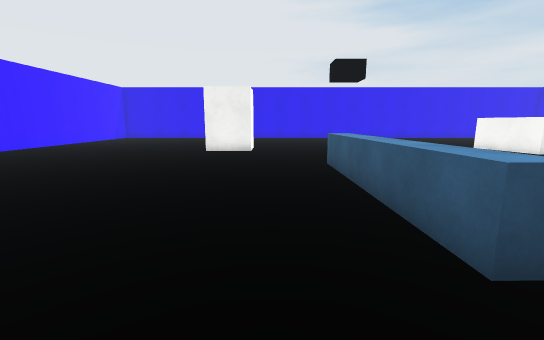
view 1 (above)

15 first-person views from a walk through a Unity game level. The camera is 1.3 m above the floor, tilts 10° down and sees 90° across. The floor is counted in squares, 1 m on a side. Each view is taken from the middle of a square. On the plan, view 1 faces up. The plan holds only what a view shows up to about 13 squares ahead; the rest is blank. The player is left out. Surface patterns are stand-ins for the level's own textures.

view 2
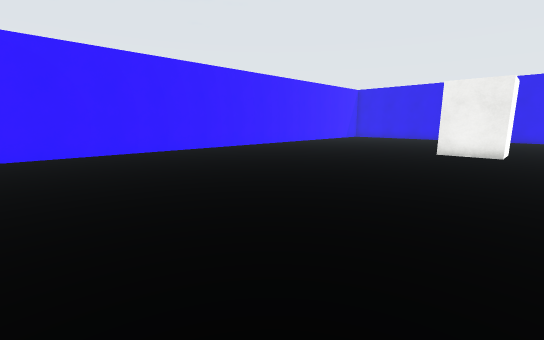

view 3
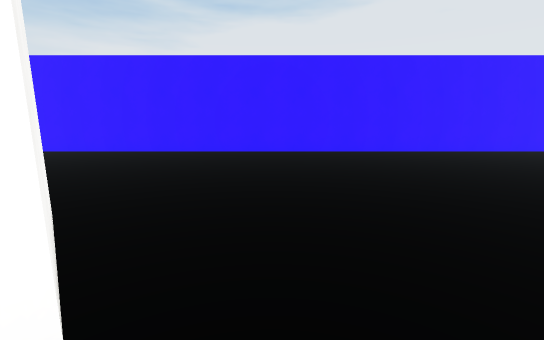

view 4
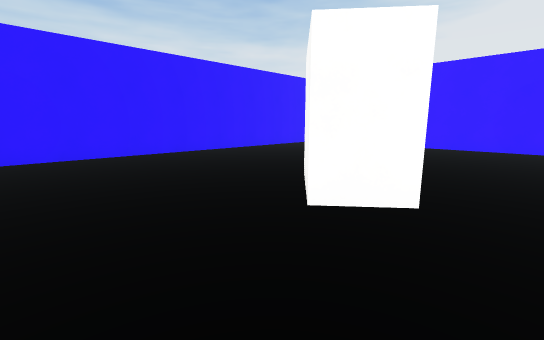

view 5
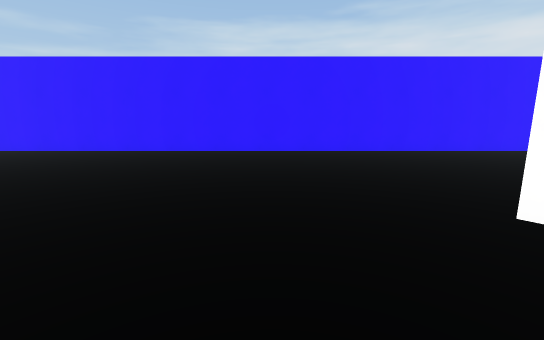

view 6
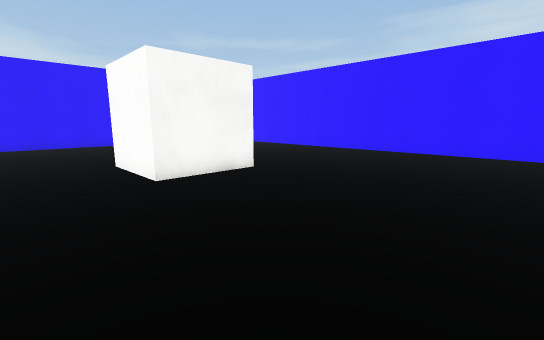

view 7
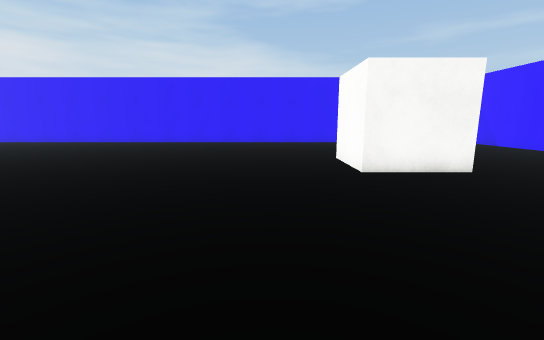

view 8
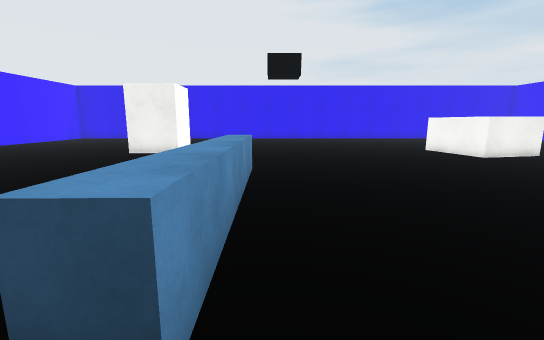

view 9
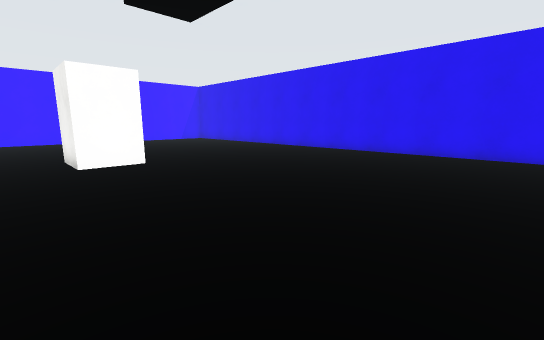

view 10
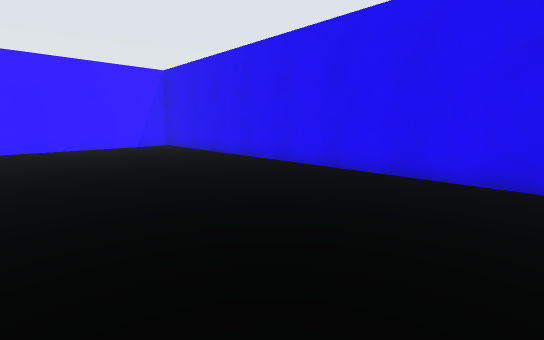

view 11
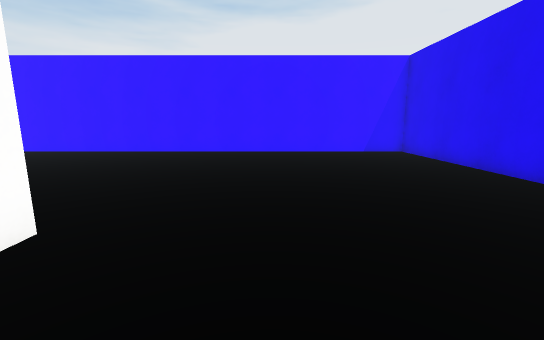

view 12
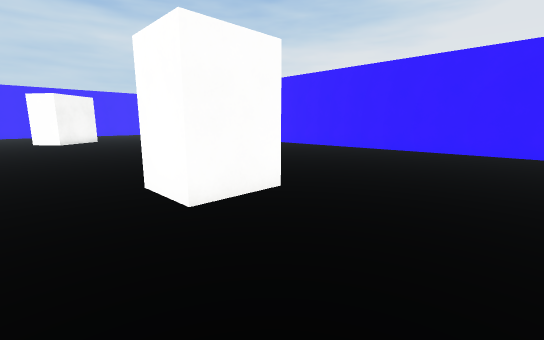

view 13
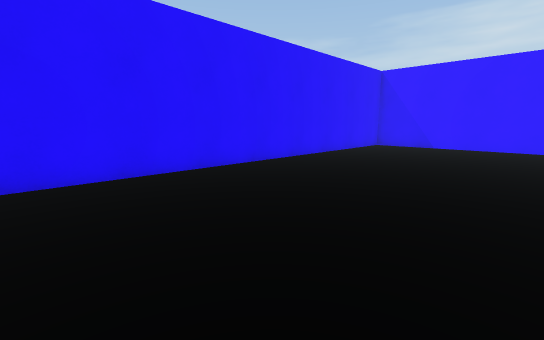

view 14
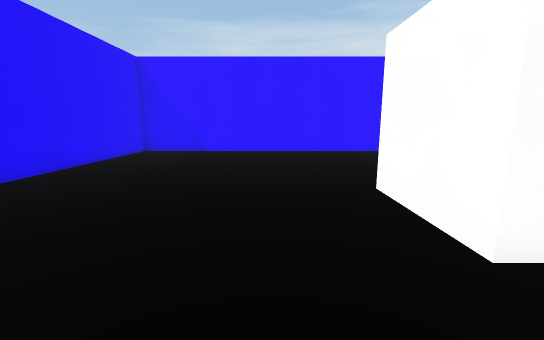

view 15
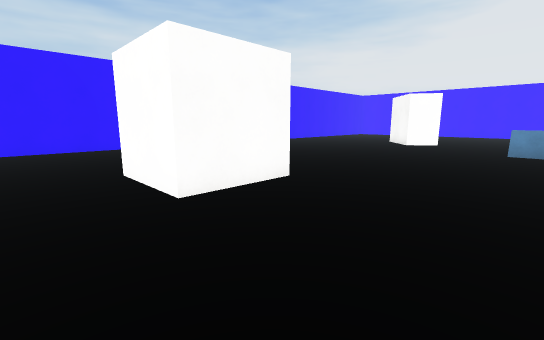

### Floor plan
Points are (right, up) in squares from view 1. A wall is a line through its corners. A room is listed if a view was taken in it or the views show most of it. See-through windows are left out.
Room 1 (views 1, 2, 3, 4, 5, 6, 7, 8, 9, 10, 11, 12, 13, 14, 15)
walls: (13.5, 11.5) (10.8, 11) (10.2, 13.9); (11, -4.4) (11, -1.4) (13.9, -1.4) (13.9, -4.4); (-3.7, -3.1) (-1.4, -1.2) (-0.3, -2.5) (-2.6, -4.4); (8.1, 22.8) (-12.1, 22.8) (-12.1, -10.2); (-8.8, -11.3) (21.8, -11.3) (21.8, 4.1)
low walls: (2.5, 7.6) (2.5, 2.1) (1.8, 2.1) (1.8, 8.6)
objects: block (-3, 13) to (-1, 14)

Where each view was taken, in squares from view 1:
view 1: 0 up, 0 right, facing up
view 2: 0 up, 0 right, facing up-left
view 3: 0 up, 0 right, facing left
view 4: 0 up, 3 right, facing down-left
view 5: 1 up, 3 right, facing down
view 6: 1 up, 5 right, facing down-right
view 7: 1 up, 4 right, facing right
view 8: 1 up, 3 right, facing up
view 9: 11 up, 8 right, facing up-left
view 10: 16 up, 3 right, facing up-left
view 11: 17 up, 0 right, facing left
view 12: 18 up, 1 right, facing down-left
view 13: 4 up, 15 right, facing down-right
view 14: 1 up, 16 right, facing down
view 15: 3 up, 16 right, facing down-left
